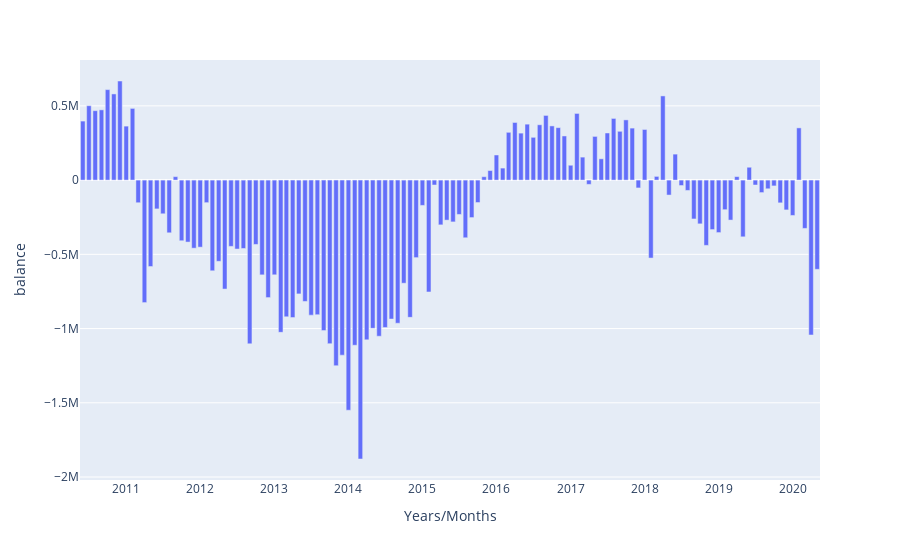

The notebook cell saved with this chart:
### Code cell
px.bar(df, x = df.columns[0], y='balance')
